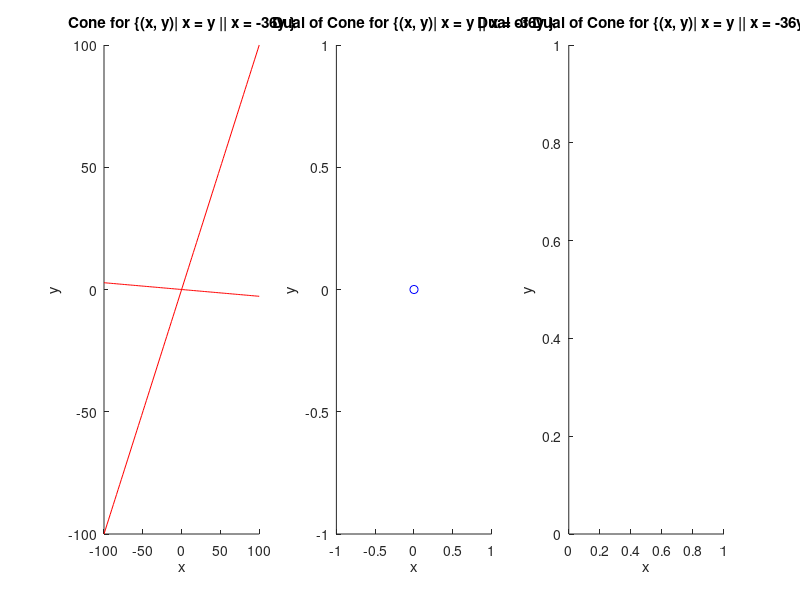

MATLAB code for this plot:
x = linspace(-100,100,100);
y1 = x;
y2 = -x./36;

subplot(1,3,1);
hold on;
plot(x,y1, 'r');
plot(x,y2, 'r');
title('Cone for \{(x, y)| x = y || x = -36y \}');
xlabel('x');
ylabel('y');
subplot(1,3,2);
scatter(0, 0, 'b');
title('Dual of Cone for \{(x, y)| x = y || x = -36y \}');
xlabel('x');
ylabel('y');
subplot(1,3,3);
set(gca, 'color', 'g');
title('Dual of Dual of Cone for \{(x, y)| x = y || x = -36y \}');
xlabel('x');
ylabel('y');